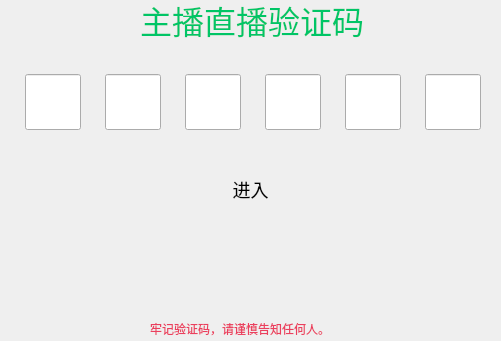
<?xml version="1.0" encoding="UTF-8"?>
<ui version="4.0">
 <class>GBSBizLivePusherAuth</class>
 <widget class="QWidget" name="GBSBizLivePusherAuth">
  <property name="geometry">
   <rect>
    <x>0</x>
    <y>0</y>
    <width>501</width>
    <height>341</height>
   </rect>
  </property>
  <property name="windowTitle">
   <string>Form</string>
  </property>
  <widget class="QWidget" name="lgAuthCodeWidget" native="true">
   <property name="geometry">
    <rect>
     <x>0</x>
     <y>0</y>
     <width>501</width>
     <height>341</height>
    </rect>
   </property>
   <widget class="QLabel" name="label">
    <property name="geometry">
     <rect>
      <x>150</x>
      <y>320</y>
      <width>191</width>
      <height>17</height>
     </rect>
    </property>
    <property name="styleSheet">
     <string notr="true">color: #EB3F5E;
size:14px
</string>
    </property>
    <property name="text">
     <string>牢记验证码，请谨慎告知任何人。</string>
    </property>
   </widget>
   <widget class="QLineEdit" name="lePassword2">
    <property name="geometry">
     <rect>
      <x>185</x>
      <y>74</y>
      <width>56</width>
      <height>56</height>
     </rect>
    </property>
   </widget>
   <widget class="QLineEdit" name="lePassword3">
    <property name="geometry">
     <rect>
      <x>265</x>
      <y>74</y>
      <width>56</width>
      <height>56</height>
     </rect>
    </property>
   </widget>
   <widget class="QLineEdit" name="lePassword4">
    <property name="geometry">
     <rect>
      <x>345</x>
      <y>74</y>
      <width>56</width>
      <height>56</height>
     </rect>
    </property>
   </widget>
   <widget class="QPushButton" name="pushButton">
    <property name="geometry">
     <rect>
      <x>0</x>
      <y>160</y>
      <width>501</width>
      <height>58</height>
     </rect>
    </property>
    <property name="styleSheet">
     <string notr="true">background: qlineargradient(spread:pad, x1:0, y1:1, x2:0, y2:0, 
stop:0 #000000, stop:0.525 #434343, stop:1 #000000); 
border-radius: 24px;
font-size:18px</string>
    </property>
    <property name="text">
     <string>进入</string>
    </property>
   </widget>
   <widget class="QLineEdit" name="lePassword1">
    <property name="geometry">
     <rect>
      <x>105</x>
      <y>74</y>
      <width>56</width>
      <height>56</height>
     </rect>
    </property>
   </widget>
   <widget class="QLabel" name="lblResetPassword">
    <property name="geometry">
     <rect>
      <x>200</x>
      <y>260</y>
      <width>133</width>
      <height>26</height>
     </rect>
    </property>
    <property name="styleSheet">
     <string notr="true">font-size:18px</string>
    </property>
    <property name="text">
     <string/>
    </property>
   </widget>
   <widget class="QLabel" name="label_2">
    <property name="geometry">
     <rect>
      <x>140</x>
      <y>0</y>
      <width>225</width>
      <height>40</height>
     </rect>
    </property>
    <property name="styleSheet">
     <string notr="true">color: #00C566;
font-size:32px
</string>
    </property>
    <property name="text">
     <string>主播直播验证码</string>
    </property>
   </widget>
   <widget class="QLineEdit" name="lePassword0">
    <property name="geometry">
     <rect>
      <x>25</x>
      <y>74</y>
      <width>56</width>
      <height>56</height>
     </rect>
    </property>
   </widget>
   <widget class="QLineEdit" name="lePassword5">
    <property name="geometry">
     <rect>
      <x>425</x>
      <y>74</y>
      <width>56</width>
      <height>56</height>
     </rect>
    </property>
   </widget>
  </widget>
 </widget>
 <resources/>
 <connections/>
</ui>
